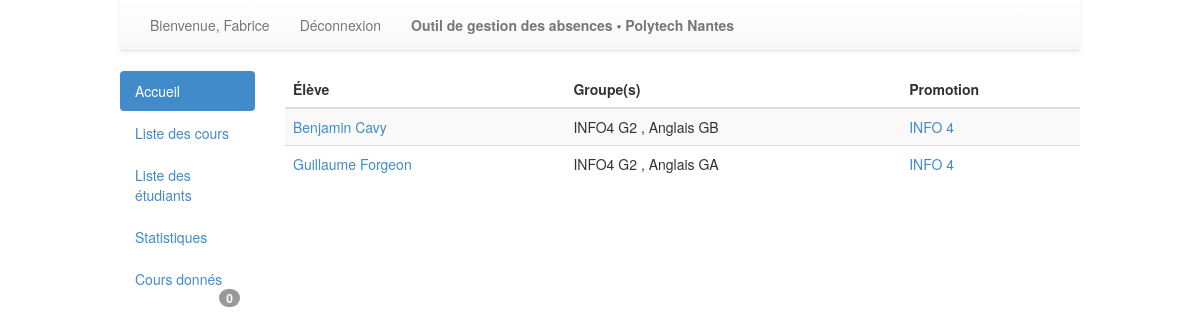
Screenshot of /absences/eleves/ (signed in) with the database file from the repository.
### absences/models.py (models this page shows, shortened)
class Utilisateur(models.Model):
	user = models.OneToOneField(User)

class Etudiant(Utilisateur):
	promotion = models.ForeignKey(Promotion)

class Utilisateur(models.Model):
	user = models.OneToOneField(User)

class Groupe(models.Model):
	nom = models.CharField(max_length=200)
	etudiants = models.ManyToManyField(Etudiant, related_name='membresGroupe+')

class Promotion(models.Model):
	nom = models.CharField(max_length=200)
	responsable = models.ForeignKey(Enseignant)
	def __unicode__(self):
		return self.nom

### absences/views.py (the view)
@login_required
def listeEleve(request):
	listeEleve = Etudiant.objects.all()
	dicoInfos = {}
	for e in listeEleve:
		groupesEtudiant = Groupe.objects.filter(etudiants=e)
		dicoInfos[e] = groupesEtudiant
	context = {'infos': dicoInfos}
	return render(request, 'absences/listeEleve.html', context)

### absences/context_processor.py (called while the page is built)
def getNombres (request):
	nb = {}
	nb['absences'] = 0
	nb['nonSaisis'] = 0
	try:
		etudiant = Etudiant.objects.get(user=request.user)
		nb['absences'] = Absence.objects.filter(etudiant = etudiant, justifie = False).count()
	except:
		nb['absences'] = 0
		try:
			enseignant = Enseignant.objects.get(user=request.user)
			cours = Cours.objects.filter(donne_par = enseignant, saisieEffectuee = False, dateFin__lte = datetime.now())
			nb['nonSaisis'] = cours.count()
		except:
			nb['nonSaisis'] = 0
	return {'nb':nb}

def determinerGroupe(request):
	groupeUtilisateur = {}
	groupeUtilisateur['etudiant'] = None
	groupeUtilisateur['secretaire'] = None
	groupeUtilisateur['enseignant'] = None
	try:
		groupes = request.user.groups.all()
		for groupe in groupes:
			if groupe.name == 'Etudiants':
				groupeUtilisateur['etudiant'] = Etudiant.objects.get(user=request.user.id)
			elif groupe.name == 'Secretaires':
				groupeUtilisateur['secretaire'] = Secretaire.objects.get(user=request.user.id)
			elif groupe.name == 'Enseignants':
				groupeUtilisateur['enseignant'] = Enseignant.objects.get(user=request.user.id)
	except:
		groupeUtilisateur['etudiant'] = None
		groupeUtilisateur['secretaire'] = None
		groupeUtilisateur['enseignant'] = None
	return {'groupeUtilisateur':groupeUtilisateur}

### absences/templates/absences/listeEleve.html
{% extends 'general.html' %}
{%block content %}
	{% if infos %}
		<table class="table table-striped table-hover">
			<thead>
				<tr>
					<th>Élève</th>
					<th>Groupe(s)</th>
					<th>Promotion</th>
				</tr>
			</thead>
			<tbody>
		{% for eleve, listeGroupe in infos.items %}
			<tr>
				<td>
					<a href="/absences/eleves/{{ eleve.id }}/">{{eleve.user.first_name}} {{eleve.user.last_name}}</a>
				</td>
				<td>
					{% for groupe in listeGroupe %}
                        {{groupe.nom}}
                        {% if not forloop.last %}
                            ,
                        {% endif %}
                    {% endfor %}
				</td>
				<td>
					<a href="{% url 'absences:infosPromotion' eleve.promotion.id %}">{{eleve.promotion}}</a>
				</td>
			</tr>
		{% endfor %}
			</tbody>
		</table>
	{% else %}
		<p>Aucun étudiant dans la base</p>
	{% endif %}
{% endblock %}

### templates/general.html (shortened to what this page needs)
<!DOCTYPE html>
	<head>
		{% load staticfiles %}
		<link rel="stylesheet" type="text/css" href="{% static 'css/style.css' %}" />
		<link rel="stylesheet" type="text/css" href="{% static 'css/bootstrap.min.css' %}" />
		<link rel="stylesheet" type="text/css" href="{% static 'css/bootstrap-theme.min.css' %}" />
	</head>
	<body>
	<div id="content">
		<nav class="navbar navbar-default navbar-static-top" role="navigation">
			<div class="container-fluid">
				<div class="collapse navbar-collapse" id="bs-example-navbar-collapse-1">
					<ul class="nav navbar-nav">
						{% if user.is_authenticated %}
						<li><a href="">Bienvenue, {{user.first_name}}</a></li>
						{% else %}
						<li><a href="">Bienvenue !</a></li>
						{% endif %}
						{% if user.is_authenticated %}
						<li><a href="{% url 'absences:deconnexion' %}" title="Deconnexion">Déconnexion</a></li>
						{% else %}
						<li><a href="{% url 'absences:connexion' %}" title="Connexion" style="font-weight:bold;">Connexion</a></li>
						{% endif %}
						<li><a href="#" style="font-weight:bold;">Outil de gestion des absences &bull; Polytech Nantes</a></li>
					</ul>
				</div>
			</div>
		</nav>
		<div class="row">
			<div class="col-md-2">
				<ul class="nav nav-pills nav-stacked">
				  	<li class="active"><a href="{% url 'absences:index' %}">Accueil</a></li>
					{% if groupeUtilisateur.secretaire or groupeUtilisateur.enseignant or perms.absences.add_justificatif %}
					<li><a href="{% url 'absences:listeCours' %}">Liste des cours</a></li>
					<li><a href="{% url 'absences:listeEleve' %}">Liste des étudiants</a></li>
					<li><a href="{% url 'absences:statistiquesGenerales' %}">Statistiques</a></li>
					{% endif %}
					{% if groupeUtilisateur.enseignant %}
					<li><a href="{% url 'absences:listeCoursEnseignant' %}">Cours donnés <span class="badge pull-right">{{nb.nonSaisis}}</span></a></li>
					{% endif %}
				</ul>
			</div>
	 		<div class="col-md-10">
				{% block content %}	{% endblock %}
	 		</div>
		</div>
	</div>
	</body>
</html>

### static/css/style.css (style rules this page uses)
#content { width:80%; margin:auto; }

### rows the page displays
Etudiant: user.first_name "Benjamin", user.last_name "Cavy", promotion "INFO 4"
Groupe: nom "INFO4 G2"
Groupe: nom "Anglais GB"
Etudiant: user.first_name "Guillaume", user.last_name "Forgeon", promotion "INFO 4"
Groupe: nom "Anglais GA"

### other values shown
{{ user.first_name }} "Fabrice"
{{ nb.nonSaisis }} "0"
